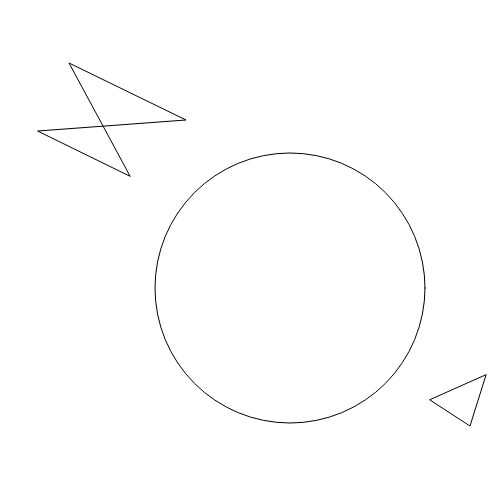
Frame 1 (no input)
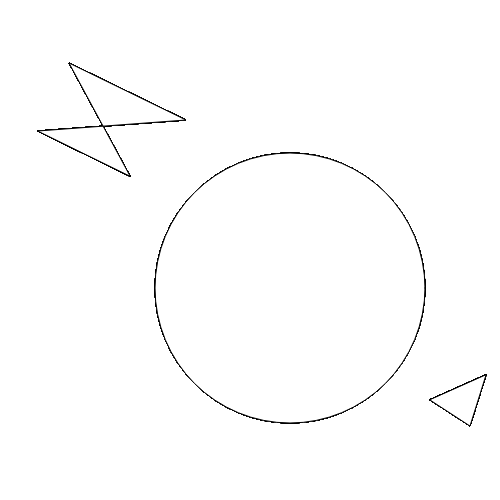
Frame 60 (no input)
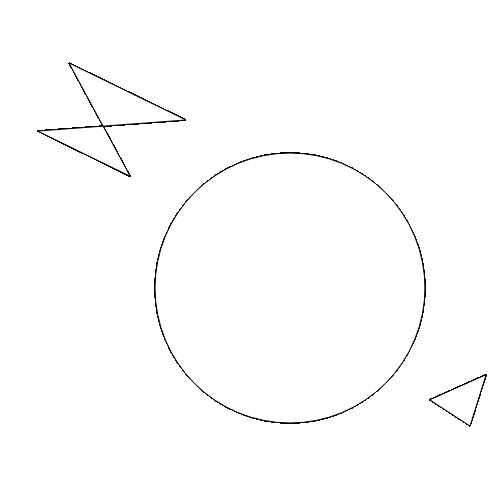
Frame 120 (the mouse pressed at the canvas centre since frame 60)

The p5.js sketch that drew these frames (run headless with seeded random() and noise() and a simulated clock; from frame 60 on, the mouse is pressed at the canvas centre):

// p5.js sketch
// ── sketch.js
// colors and shapes code created by Shani Austin , I noticed with the "background" was moved from the setup function
// and placed into the draw function the color changed. 

function setup() {
 createCanvas(500,500)  // this determines the size of the canvas
// background ('rgba(120,66,180,.40)'); // this determines the color of the background

}

function draw() {
 
  
  // stroke('rgb(255,0,0)'); // this determines the color of the outline
  // fill('rgb( 120,2,199)') // this determines the color inside of the shape
  quad (38,131,186,120,69,63,130,176); // this determines the measurement od the shape and the placement on the canvas
  
  // stroke('rgb(0,255,0)') // this determines the color of the outline
  // strokeWeight(4) // the determines the thickness of the outlines
  // fill ('rgb(134,40,77)') // this determines the color inside of the shape
  ellipse (290,288,270,270); // this determines the color inside of the shape
  
  // stroke(51); // this determines the color of the outline
  // fill ('rgb(200,0,0)') // this determines the color inside of the shape
  triangle (430,400,470,426,486,375); // this determines the color inside of the shape
}
